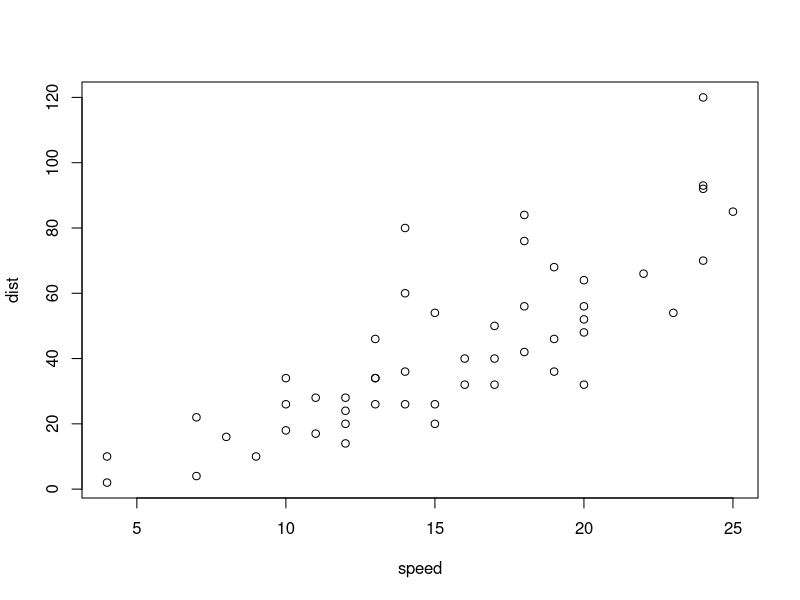
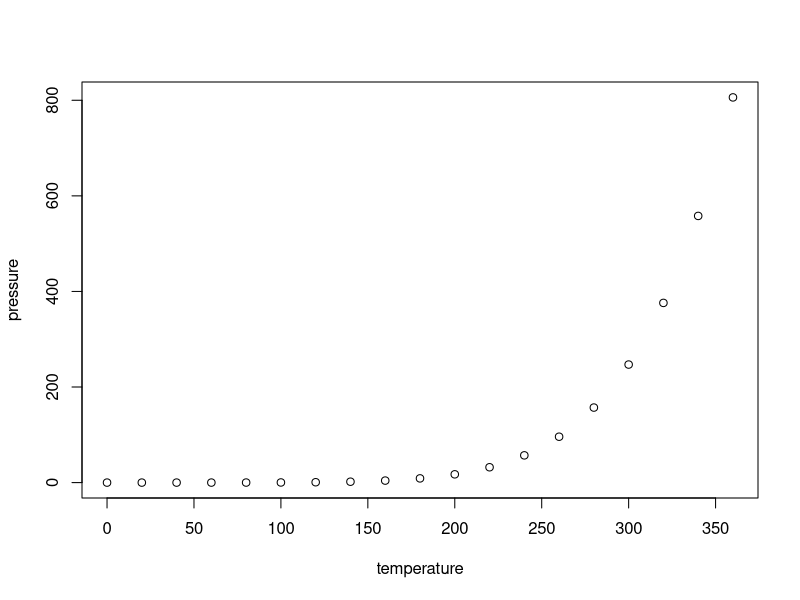
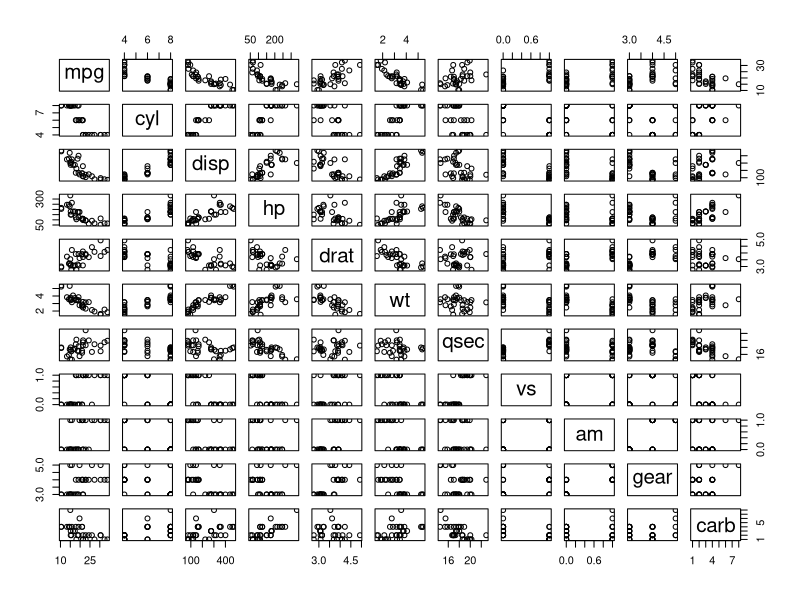

Generate these figures, in order, with R:
## ---- chunk 1
plot(cars)
## ---- chunk 2
plot(pressure)
## ---- chunk 3
plot(mtcars)
## ---- chunk 4
#| component: valuebox
list(
  title = "My Value",
  value = 27,
  color = "purple",
  icon = "envelope"
)
## ---- chunk 5
#| component: valuebox
list(
  title = "My Value",
  value = 27,
  color = "skyblue",
  icon = "envelope"
)
